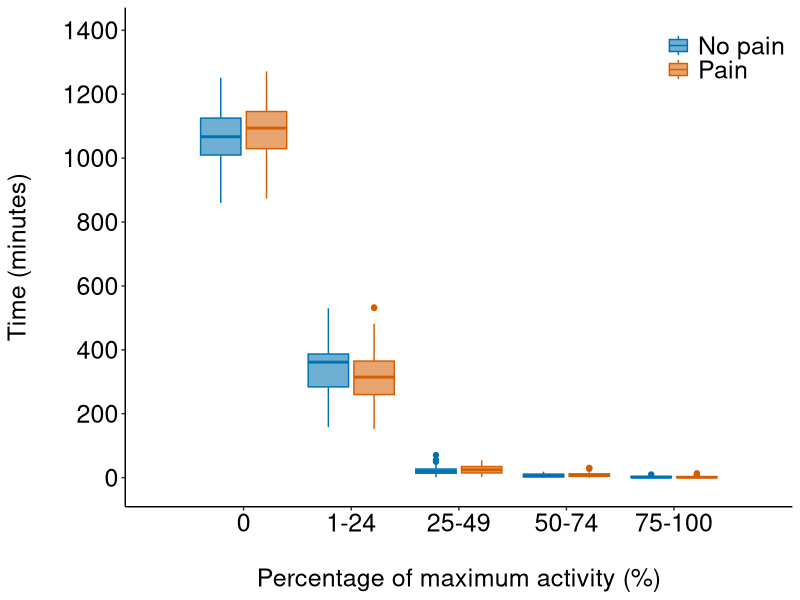
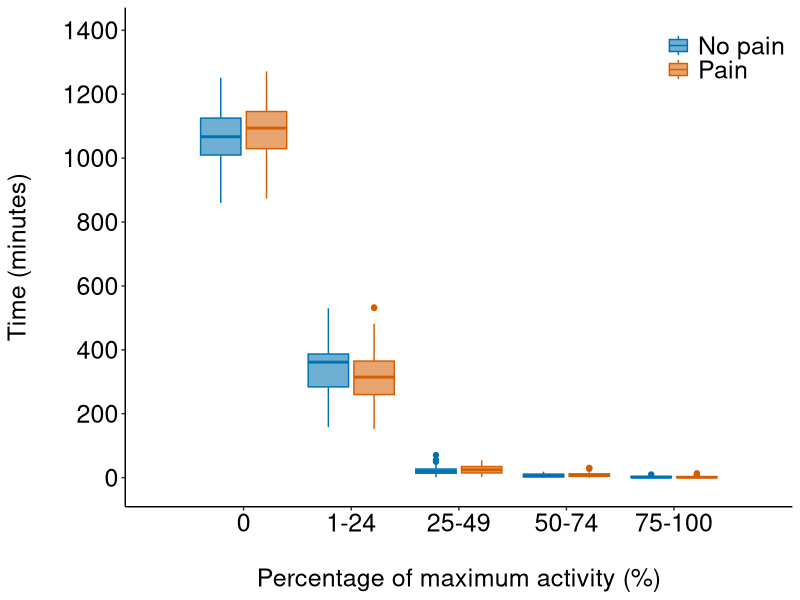

Write the R code that produced these figures, in order.
# Load required packages
library(dplyr)
library(ggplot2)
library(scales)
library(grid)

# Import data
q0<-tbl_df(read.csv('time.active.zero.csv', header=T))
q1<-tbl_df(read.csv('time.active.1q.csv', header=T))
q2<-tbl_df(read.csv('time.active.2q.csv', header=T))
q3<-tbl_df(read.csv('time.active.3q.csv', header=T))
q4<-tbl_df(read.csv('time.active.4q.csv', header=T))

# Create a grouping variable
quart<-tbl_df(data.frame(quartile=rep(c('q0', 'q1', 'q2', 'q3', 'q4'), each=68)))
quart<-quart[-c(205, 206), ] # Remove 2 from q3 (only 66 rows long)

# Create a dataframe using the imported data and the grouping variable
plot.data <- q0 %>%
    bind_rows(q1,q2,q3,q4) %>% # bind imported data q0 through q4
    select(id,pain,minutes.per.day) %>% # select the columns to retain (intermediate)
    bind_cols(quart) %>% # bind grouping variable
    select(quartile, pain, minutes.per.day) # select the columns to retain (final)

# Quick check
str(plot.data)

# Create a hex colour colourblind palette
cb1 <- c("#0072B2", "#D55E00") # line colours
cb2 <- c('#6fafd3', '#e7a46f') # lighter shade for fill

# Plot the data
gg<-ggplot(data=plot.data, aes(x=quartile, y=minutes.per.day, fill = pain, colour = pain)) +
    geom_boxplot(position=position_dodge(0.85)) + 
    scale_x_discrete(labels=c("0", "1-24", "25-49", "50-74", "75-100")) +
    coord_cartesian(ylim=c(-20, 1400), xlim=c(0.5,5.5)) +
    scale_y_continuous(breaks=c(0, 200, 400, 600,800,1000,1200, 1400)) +
    labs(y="Time (minutes)\n", x="\nPercentage of maximum activity (%)") +
    scale_colour_manual(values = cb1, labels = c("No pain", "Pain")) +
    scale_fill_manual(values = cb2, labels = c("No pain", "Pain")) +
    theme(axis.text=element_text(size=18, colour = 'black'),
          axis.title=element_text(size=18, colour = 'black'),
          axis.line=element_line(colour = 'black'),
          panel.background=element_blank(),
          panel.grid=element_blank(),
          legend.title=element_blank(),
          legend.key=element_blank(),
          legend.text=element_text(size=18),
          legend.position = c(0.9, 0.9))
gg
ggsave('activity.plot.pdf')

# Session information
Sys.info()